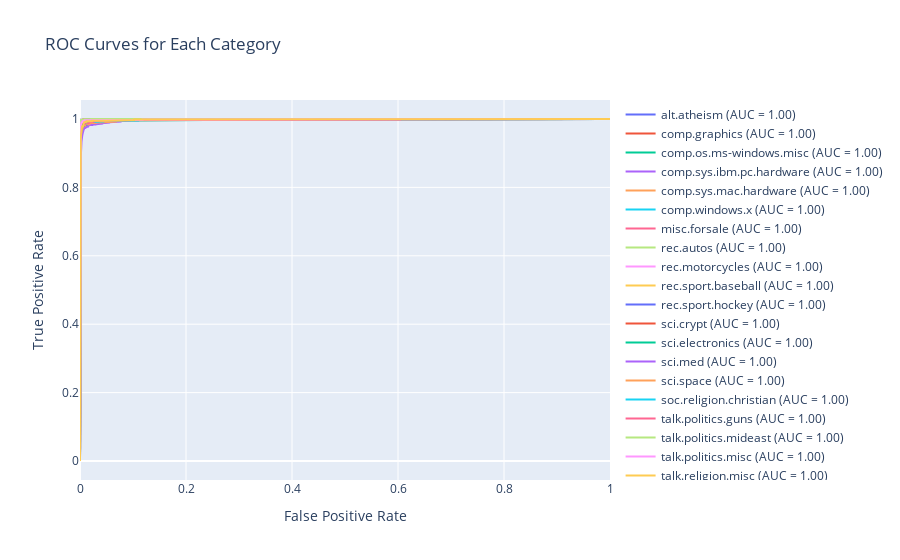

The notebook cell saved with this chart:
### Code cell
# Convertir las etiquetas a binario
y_bin = label_binarize(newsgroups.target, classes=range(20))
n_classes = y_bin.shape[1]

# Calcular la curva ROC para cada categoría
fpr = dict()
tpr = dict()
roc_auc = dict()
for i in range(n_classes):
    fpr[i], tpr[i], _ = roc_curve(y_bin[:, i], model.predict(X)[:, i])
    roc_auc[i] = auc(fpr[i], tpr[i])

# Graficar la curva ROC AUC
fig_roc = go.Figure()

# Añadir las curvas ROC para cada categoría
for i in range(n_classes):
    fig_roc.add_trace(go.Scatter( # Curva ROC para la categoría i
        x=fpr[i], y=tpr[i],
        mode='lines',
        name=f'{categories[i]} (AUC = {roc_auc[i]:.2f})'
    ))

# Configuración del gráfico
fig_roc.update_layout(
    title='ROC Curves for Each Category',
    xaxis_title='False Positive Rate',
    yaxis_title='True Positive Rate',
)

# Mostrar la gráfica
fig_roc.show()
